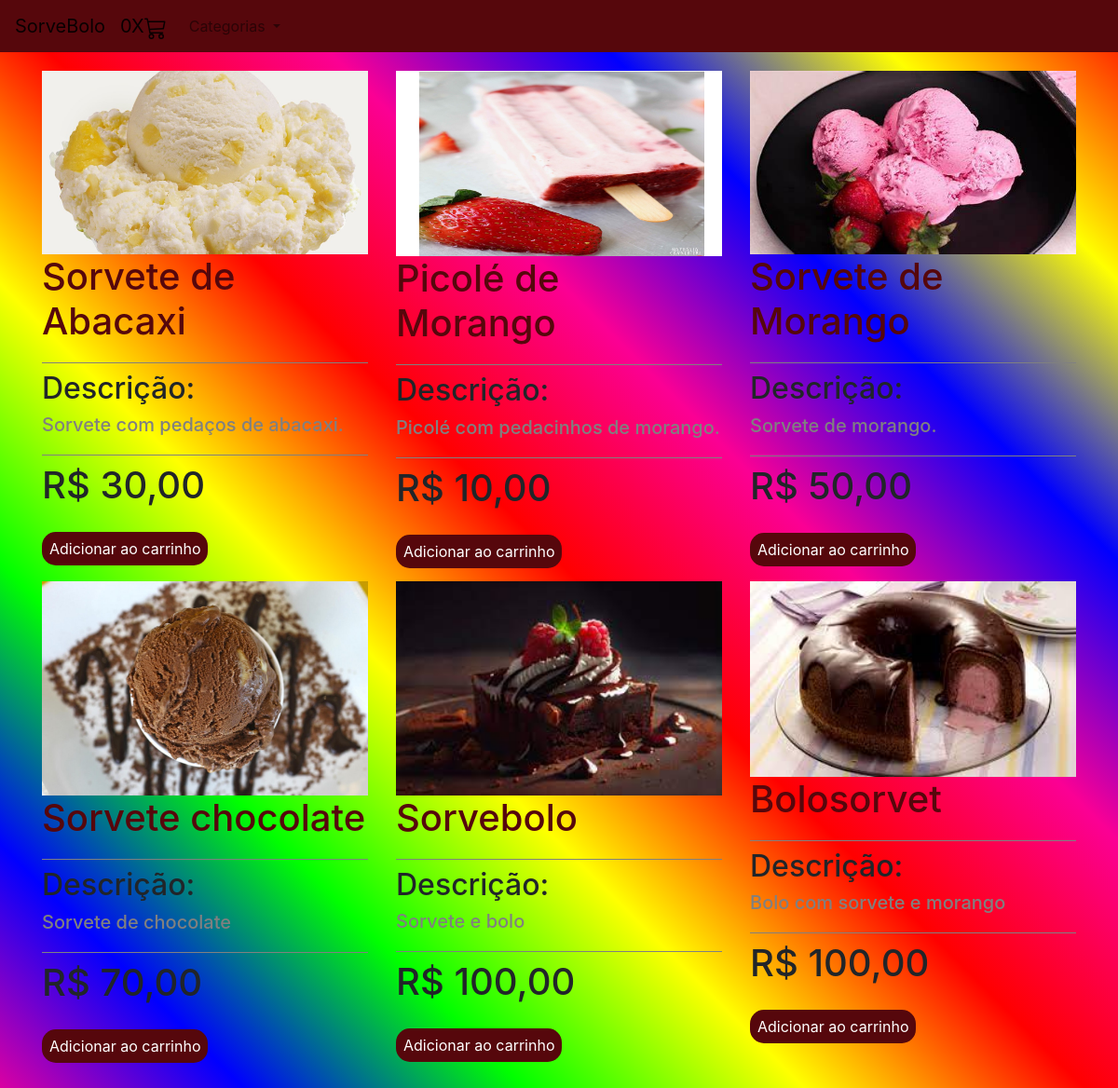
The page / on the database its author committed.
### produto/models.py (models this page shows, shortened)
class Produto(models.Model):
    nome_produto = models.CharField(max_length=500)
    img = models.ImageField(upload_to='post_img')
    categoria = models.ForeignKey(Categoria, on_delete=models.CASCADE)
    preco = models.FloatField()
    descricao = models.TextField()
    ingredientes = models.CharField(max_length=2000)
    adicionais = models.ManyToManyField(Adicional, blank=True)
    ativo = models.BooleanField(default=True)

### produto/views.py (the view)
# urls.py: 2. Add a URL to urlpatterns:  path('', views.home, name='home')
def home(request):
    if not request.session.get('carrinho'):
        request.session['carrinho'] = []
        request.session.save()
    produtos = Produto.objects.all()
    categorias = Categoria.objects.all()
    return render(request, 'home.html', {'produtos': produtos,
                                          'carrinho': len(request.session['carrinho']),
                                          'categorias': categorias})

### produto/models.py (called while the page is built)
    def __str__(self):
        return self.categoria

### produto/templates/home.html
{%extends 'base.html'%}
{% block 'conteudo'%}
<div class="container">
    <div class="row">
    {% for produto in produtos %}
        {% if produto.ativo %}
        <div class="col-sm">
        <div class="cont">
            <img style="width: 350px; margin-top: 20px;" src="/media/{{produto.img}}">
        </div>
        <h1 style="width: 350px;" class="nome titulo bordaBottom">{{produto.nome_produto}}</h1>
        <h2 class="rosa">Descrição:</h2>
        <h5 style="width: 350px; color: gray;" class="descricao bordaBottom">{{produto.descricao}}</h5>
        <h1 class="rosa">R$ {{produto.preco}}0</h1>
        <br>
        <a style="margin-top: 20px;" href="{% url 'produto' produto.id%}" class="botao">Adicionar ao carrinho</a>
        <br>
    </div>
    {% endif %}
    {% endfor %}
    </div>
</div>
{%endblock%}

### templates/base.html (shortened to what this page needs)
{% load static %}
<!doctype html>
<html lang="pt-br">
  <head>
    <link rel="stylesheet" href="https://cdn.jsdelivr.net/npm/bootstrap@4.6.0/dist/css/bootstrap.min.css" >
    <link rel="stylesheet" href="{% static 'produto/css/css.css' %}" >
    </head>
    <body>
    <div class="water-drop-container" id="water-drop-container"></div>
    </body>
  </head>
  <body>
    <nav class="navbar navbar-expand-lg navbar-light corBorda">
        <a class="navbar-brand" href="{% url 'home'%}">SorveBolo</a>
        <a class="navbar-brand" href="{%  url 'ver_carrinho' %}">{{carrinho}}X</a>
        <div class="collapse navbar-collapse" id="navbarNavDropdown">
          <ul class="navbar-nav">
            <li class="nav-item dropdown">
              <a class="nav-link dropdown-toggle" href="#" id="navbarDropdownMenuLink" role="button" data-toggle="dropdown" aria-haspopup="true" aria-expanded="false">
              </a>
            </li>
          </ul>
        </div>
      </nav>
      {% block 'conteudo' %}
      {% endblock %}
      <br>
      <br>
      <br>
  </body>
</html>

### templates/static/produto/css/css.css (style rules this page uses)
.corBorda { background-color: #56070c; }
.bordaBottom { border-bottom: 1px solid gray; padding-bottom: 20px; }
.botao { background-color: #56070c; color: white; padding: 8px; border-radius: 15px; transition: 0.2s; }
body { background-color: #FAF9F9; }
.titulo { color: #56070c; }
.cont { overflow:auto; width: 350px; }
.cont img { max-width: 100%; -moz-transition: all 2s; -webkit-transition: all 2s; transition: all 2s; }

### templates/base.html (style rules this page uses)
body { background: linear-gradient(45deg, #fb0094, #0000ff, #00ff00, #ffff00, #ff0000, #fb0094, #0000ff, #ffff00, #ff0000); margin: 0; padding: 0; }
.water-drop-container { position: fixed; top: 0; left: 0; width: 100%; height: 100%; pointer-events: none; z-index: 9999; }

### rows shown on the page
Produto: img (picture), nome_produto "Sorvete de Abacaxi", descricao "Sorvete com pedaços de abacaxi.", preco "30,0"
Produto: img (picture), nome_produto "Picolé de Morango", descricao "Picolé com pedacinhos de morango.", preco "10,0"
Produto: img (picture), nome_produto "Sorvete de Morango", descricao "Sorvete de morango.", preco "50,0"
Produto: img (picture), nome_produto "Sorvete chocolate", descricao "Sorvete de chocolate", preco "70,0"
Produto: img (picture), nome_produto "Sorvebolo", descricao "Sorvete e bolo", preco "100,0"
Produto: img (picture), nome_produto "Bolosorvet", descricao "Bolo com sorvete e morango", preco "100,0"

### other values the page prints
{{ carrinho }} "0"
